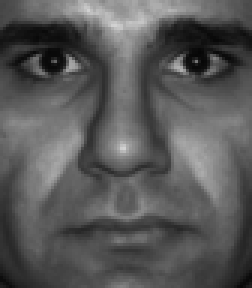
#> input picture assigments/assignment6/data/faces/1/001.png, 84 x 96 px, found by its file name (shown 3 times larger); its folder holds only this picture in this run
$ jupyter execute --allow-errors solutions.ipynb
#> lines starting #> are read from the running program, lines starting #| are printed output that depends on the picture
### assigments/assignment6/a6_utils.py
import glob

import cv2
import matplotlib.transforms as transforms
import numpy as np
from matplotlib import pyplot as plt
from matplotlib.patches import Ellipse


def drawEllipse(mu, cov, n_std=1):
	# input:
	# mu: the mean value of the data
	# cov: the covariance matrix of the data
	# n_std: sigma value for the size of the ellipse

	# source: https://matplotlib.org/devdocs/gallery/statistics/confidence_ellipse.html

	pearson = cov[0, 1]/np.sqrt(cov[0, 0] * cov[1, 1])
	ell_radius_x = np.sqrt(1 + pearson)
	ell_radius_y = np.sqrt(1 - pearson)
	ellipse = Ellipse((0,0), width=ell_radius_x * 2, height=ell_radius_y * 2, facecolor='none', edgecolor='purple')

	scale_x = np.sqrt(cov[0, 0]) * n_std
	scale_y = np.sqrt(cov[1, 1]) * n_std

	transf = transforms.Affine2D().rotate_deg(45).scale(scale_x, scale_y).translate(mu[0],mu[1])

	ellipse.set_transform(transf + plt.gca().transData)

	plt.gca().add_patch(ellipse)

### assigments/assignment6/solutions.ipynb
## Assigment 6

[cell 1]
import numpy as np
import matplotlib.pyplot as plt
from a6_utils import drawEllipse

### Exercise 1

### A

A = (3, 4), B = (3, 6), C = (7, 6), and D = (6, 4)

mean value of X = (3 + 3 + 7 + 6, 4 + 6 + 6 + 4) / 4 = (19, 20) / 4 = (4.75, 5)

centered X matrix:

$$\begin{bmatrix} -1.75 & -1.75 & 2.25 & 1.25 \\ -1 & 1 & 1 & -1 \end{bmatrix}$$

covariance matrix:

$$\begin{bmatrix} \frac{17}{4} & \frac{1}{3} \\ \frac{1}{3} & \frac{4}{3} \end{bmatrix}$$

### B

[cell 2]
def mean(X):
    return np.mean(X, axis=1).reshape(-1, 1)

def centered(X):
    return X - mean(X)

def covariance_matrix(X):
    X_centered = centered(X)
    N = X_centered.shape[1] - 1
    return np.dot(X_centered, X_centered.T) / N

def main_components(X):
    X_covariance = covariance_matrix(X)
    main_directions, importance, _ = np.linalg.svd(X_covariance)
    return main_directions, importance

[cell 3]
points = np.fromfile('./assigments/assignment6/data/points.txt', dtype=float, sep=' ').reshape(-1, 2).T
#> (reads assigments/assignment6/data/points.txt from the repository)
points

[cell 4]
fig = plt.figure(figsize=(5,5))

plt.scatter(points[0], points[1], color='blue')
drawEllipse(mean(points), covariance_matrix(points), n_std=1)

plt.xlim(-2, 8)
plt.ylim(-2, 8)
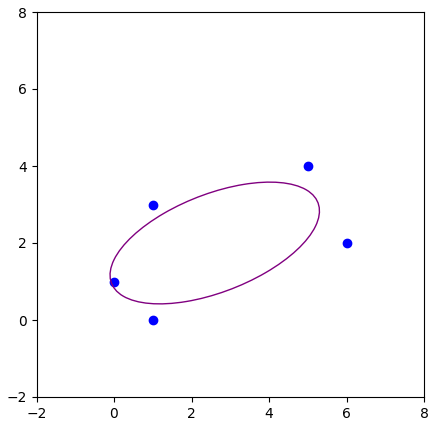
#> figure drawn by matplotlib, 1 panel

### C

[cell 5]
main_directions, importance = main_components(points)
main_directions, importance

[cell 6]
fig = plt.figure(figsize=(5,5))

plt.scatter(points[0], points[1], color='blue')
drawEllipse(mean(points), covariance_matrix(points), n_std=1)

plt.xlim(-2, 8)
plt.ylim(-2, 8)

mean_point = mean(points)

center = mean_point
end_red = mean_point + main_directions[:, [0]] * np.sqrt(importance[0])
end_green = mean_point + main_directions[:, [1]] * np.sqrt(importance[1])
plt.plot([center[0], end_red[0]], [center[1], end_red[1]], color='red')
plt.plot([center[0], end_green[0]], [center[1], end_green[1]], color='green')

### D

[cell 7]
# plot the eigenvalues
plt.bar([0, 1], importance/np.sum(importance), color=['red', 'green'])
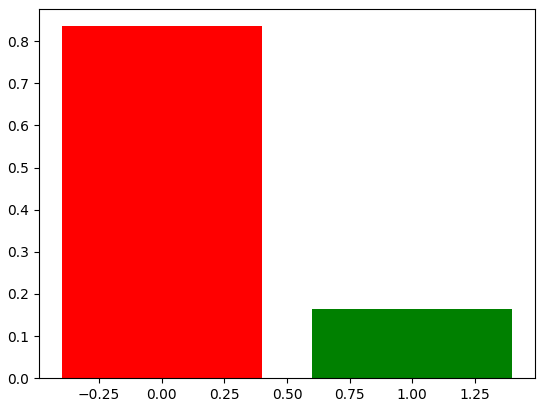
#> figure drawn by matplotlib, 1 panel

### E

[cell 8]
fig = plt.figure(figsize=(5,5))

pca_points = np.dot(main_directions.T, centered(points))
plt.scatter(pca_points[0], pca_points[1], color='blue')

plt.xlim(-5, 5)
plt.ylim(-5, 5)
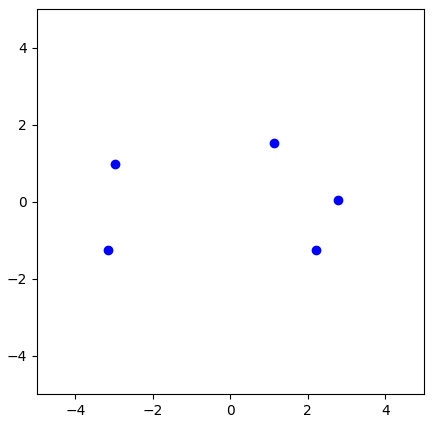
#> figure drawn by matplotlib, 1 panel

[cell 9]
pca_projected_points = pca_points.copy()
pca_projected_points[1, :] = 0

reconstructed_points = np.dot(main_directions, pca_projected_points) + mean(points)

[cell 10]
plt.scatter(reconstructed_points[0], reconstructed_points[1], color='red')
plt.scatter(points[0], points[1], color='blue')
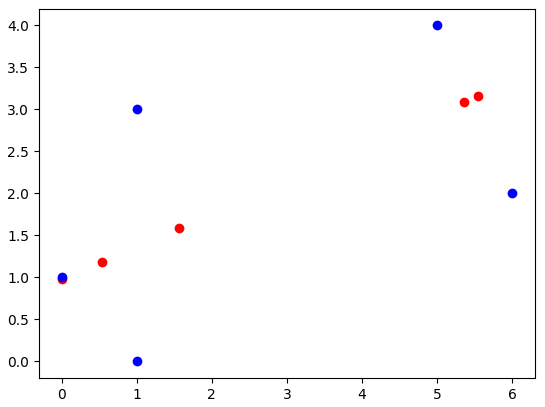
#> figure drawn by matplotlib, 1 panel

### F

[cell 11]
q_point = np.array([[6], [6]])

closes_point = np.argmin(np.linalg.norm(points - q_point, axis=0))

pca_q_point = np.dot(main_directions.T, q_point - mean(points))
pca_q_point[1] = 0

reconstructed_q_point = np.dot(main_directions, pca_q_point) + mean(points)

[cell 12]
plt.scatter(points[0], points[1], color='blue')
plt.scatter(q_point[0], q_point[1], color='red')

plt.scatter(reconstructed_points[0], reconstructed_points[1], color='green')
plt.scatter(reconstructed_q_point[0], reconstructed_q_point[1], color='purple')

plt.plot([q_point[0], reconstructed_q_point[0]], [q_point[1], reconstructed_q_point[1]], color='black')
for i in range(points.shape[1]):
    plt.plot([points[0, i], reconstructed_points[0, i]], [points[1, i], reconstructed_points[1, i]], color='black')
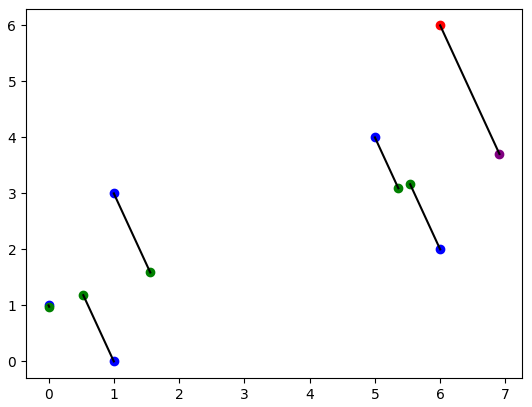
#> figure drawn by matplotlib, 1 panel

## Exercise 2

### A

[cell 13]
def dual_pca(X):
    N = X.shape[1]
    X_centered = centered(X)
    ipm = np.dot(X_centered.T, X_centered) / (N - 1)
    main_directions, importance, _ = np.linalg.svd(ipm)
    importance += 10**-15
    main_directions = np.dot(X_centered, main_directions) / np.sqrt((N - 1) * importance)
    return main_directions, importance

[cell 14]
dp_main_directions, dp_importance = dual_pca(points)
main_directions, dp_main_directions[:2, :2]

[cell 15]
dp_main_directions[:, 0] *= -1

### B

[cell 16]
# offset
offset = mean(points)

missing_dimensions = dp_main_directions.shape[1] -  main_directions.shape[1]
pca_points_in_dual_space = np.vstack([pca_points, np.zeros((missing_dimensions, pca_points.shape[1]))])
reconstructed_points = np.dot(dp_main_directions, pca_points_in_dual_space) + mean_point

# plot
fig = plt.figure(figsize=(5,5))
plt.scatter(points[0], points[1], color='red', marker='|', s=50)
plt.scatter(reconstructed_points[0], reconstructed_points[1], color='black', marker='_', s=50)
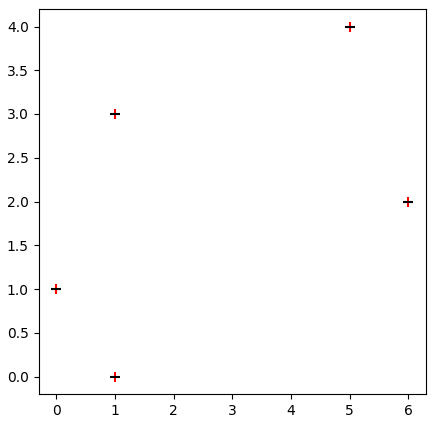
#> figure drawn by matplotlib, 1 panel

## Exercise 3

### A

[cell 17]
import os
import cv2
def load_space(directory):
    # load each image as a grayscale vector
#> called with directory = './assigments/assignment6/data/faces/1'
    images = []
    image_shape = None
    for image_name in os.listdir(directory):
        image = cv2.imread(os.path.join(directory, image_name), cv2.IMREAD_GRAYSCALE)
#> image is the input picture: shape (96, 84); min 6, max 210, mean 88.3
        images.append(image.flatten() / 255)
        image_shape = image.shape
#> image_shape = (96, 84)
    return np.array(images).T, image_shape

[cell 18]
space_one, one_sahpe = load_space('./assigments/assignment6/data/faces/1')
#> space_one = 8064 values, max 0.824 at index 710, min 0.0235 at index 1494, mean 0.346; one_sahpe = (96, 84)
space_one.shape, one_sahpe
#> Out = ((8064, 1), (96, 84))

#> (a cell that did not finish here is left out)

space_two.shape, two_shape

#> (a cell that did not finish here is left out)

space_three.shape, three_shape

### B

[cell 21]
def transofrmation_parameters(X):
    main_directions, importance = dual_pca(X)
    m = mean(X)
    return main_directions, m

#> (a cell that did not finish here is left out)

[cell 23]
N = 5
fig = plt.figure(figsize=(10, 10))

#> (the rest of this cell did not finish here and is left out)

[cell 24]
def project(X, eginvectors, mean):
    return np.dot(eginvectors.T, X - mean)

def reconstruct(X, eginvectors, mean):
    return np.dot(eginvectors, X) + mean

[cell 25]
first_image = space_one[:, [0]]
#> first_image has the same summary as space_one
first_image.shape
#> Out = (8064, 1)

#> (a cell that did not finish here is left out)

[cell 27]
fig, ax = plt.subplots(1, 3, figsize=(10, 5))

ax[0].imshow(first_image.reshape(*one_sahpe), cmap='gray')

first_image_without_4074 = first_image.copy()
#> first_image_without_4074 has the same summary as space_one
first_image_without_4074[4074] = 0
ax[1].imshow(first_image_without_4074.reshape(*one_sahpe), cmap='gray')

#> (the rest of this cell did not finish here and is left out)

#> (a cell that did not finish here is left out)

### C

#> (a cell that did not finish here is left out)

### D

#> (a cell that did not finish here is left out)

#> (a cell that did not finish here is left out)

[cell 32]
fig, ax = plt.subplots(1, 2, figsize=(10, 5))

#> (the rest of this cell did not finish here and is left out)

[cell 33]
def reconstruct_with_weight(X, i, scale=3000, loops=1, samples=100):
    local_egin = space_two_eginvectors.copy()
    for _ in range(loops):
        value = np.sin(np.linspace(0, 2*np.pi, num=samples))
        for v in value:
            local_egin[:, :i] = v * scale
            yield reconstruct(X, local_egin, space_two_means)

[cell 34]
from time import sleep
fig, ax = plt.subplots(1, 3, figsize=(10, 5))

#> (the rest of this cell did not finish here and is left out)

### E

[cell 35]
elephants = cv2.imread('./assigments/assignment6/data/elephant.jpg', cv2.IMREAD_GRAYSCALE)
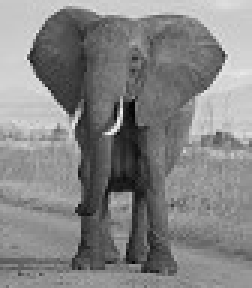
#> input picture assigments/assignment6/data/elephant.jpg, 84 x 96 px, found by its file name (shown 3 times larger)
#> elephants is the input picture: shape (96, 84); min 4, max 243, mean 132.3
elephants.shape
#> Out = (96, 84)

[cell 36]
elephants_vector = elephants.reshape(-1, 1)
#> elephants_vector = 8064 values, max 243 at index 3732, min 4 at index 3236, mean 132.3
